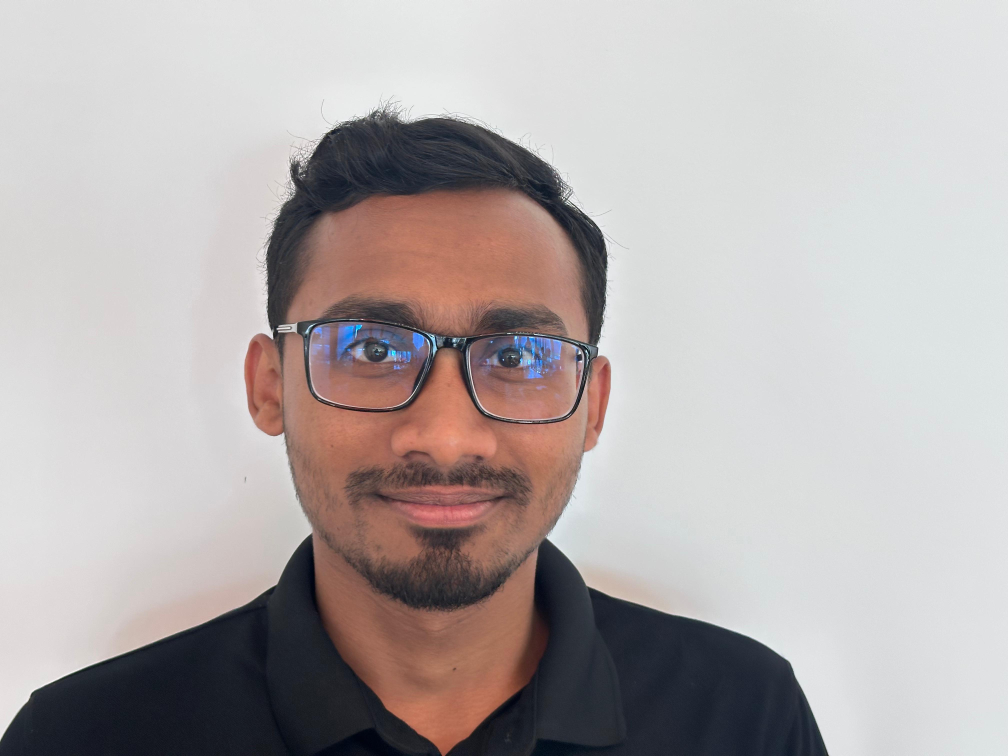
#> input picture Project/Abir/IMG-20250702-WA0214.jpg, 4032 x 3024 px, found by its file name (shown at 1/4 size)
$ python Updated_facial_recoginization.py
#> lines starting #> are read from the running program, lines starting #| are printed output that depends on the picture
import cv2
import os
import numpy as np
import time
import pyttsx3
import pickle
import threading
import queue

frame_count = 0
detect_every_n_frames = 5

model_path = "trained_model.yml"
label_dict_path = "label_dict.pkl"

# Path to dataset folder
dataset_path = r"D:\MECH\PYTHON\Engineering-teamwork---Rover\Project"

# === TTS SETUP ===
speak_queue = queue.Queue()

def tts_worker():
    engine = pyttsx3.init()
    while True:
        name = speak_queue.get()
        if name is None:
            break  # Exit on sentinel
        engine.say(name)
        engine.runAndWait()
        speak_queue.task_done()

tts_thread = threading.Thread(target=tts_worker, daemon=True)
tts_thread.start()

def get_images_and_labels(path):
    faces = []
    labels = []
    label_dict = {}
    current_label = 0

    face_cascade = cv2.CascadeClassifier(cv2.data.haarcascades + 'haarcascade_frontalface_default.xml')

    for person_name in os.listdir(path):
        person_path = os.path.join(path, person_name)
        if not os.path.isdir(person_path):
            continue

        label_dict[current_label] = person_name
        print(f"Processing {person_name}...")

        for img_name in os.listdir(person_path):
            img_path = os.path.join(person_path, img_name)
            img = cv2.imread(img_path, cv2.IMREAD_GRAYSCALE)
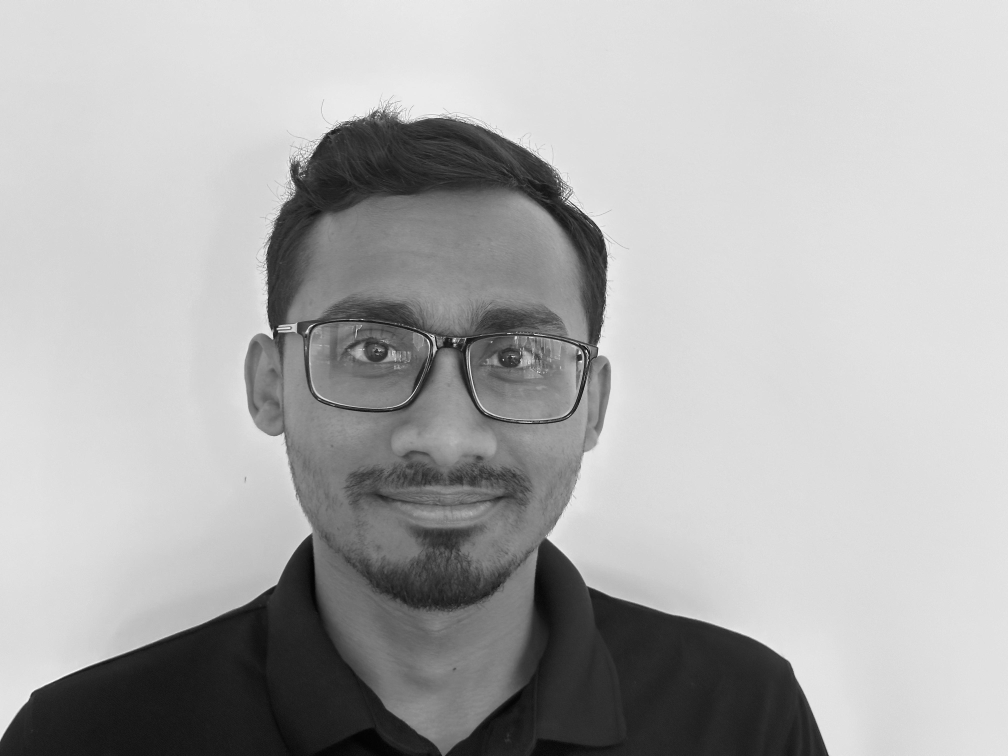
#> img: shape (3024, 4032) (shown at 1/4 size); min 0, max 255, mean 174.2

            if img is None:
                continue

            detected_faces = face_cascade.detectMultiScale(
                img, scaleFactor=1.1, minNeighbors=3, minSize=(30, 30))
#> detected_faces = [[951, 736, 1619, 1619]]

            if len(detected_faces) > 0:
                (x, y, w, h) = detected_faces[0]
#> x = 951; y = 736; w = 1619; h = 1619
                face = img[y:y+h, x:x+w]
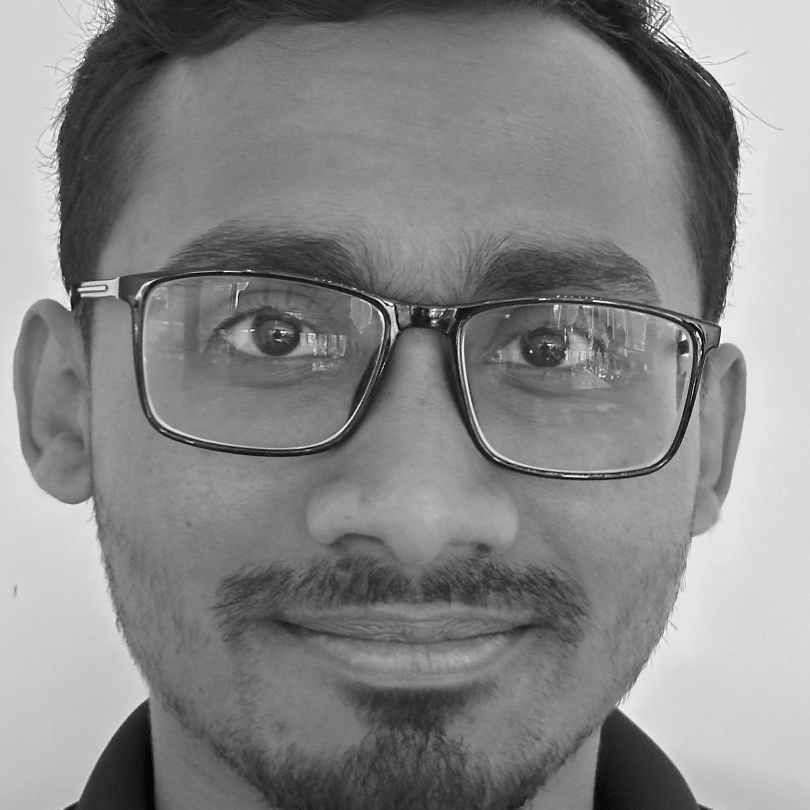
#> face: shape (1619, 1619) (shown at 1/2 size); min 0, max 255, mean 134.1
                face = cv2.resize(face, (200, 200))
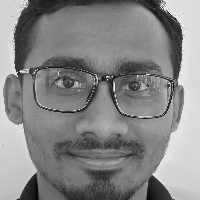
#> face: shape (200, 200); min 1, max 253, mean 134
                face = cv2.equalizeHist(face)
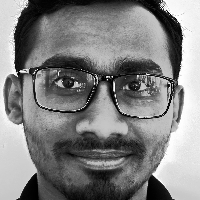
#> face: shape (200, 200); min 0, max 255, mean 128.5
                faces.append(face)
                labels.append(current_label)

        current_label += 1
#> current_label = 1

    return faces, np.array(labels), label_dict

# Load dataset
print("Loading training data...")
if os.path.exists(model_path) and os.path.exists(label_dict_path):
    print("Loading existing trained model...")
    recognizer = cv2.face.LBPHFaceRecognizer_create()
    recognizer.read(model_path)

    with open(label_dict_path, "rb") as f:
        label_dict = pickle.load(f)
else:
    print("Training model for the first time...")
    faces, labels, label_dict = get_images_and_labels(dataset_path)

    if len(faces) == 0:
        print("ERROR: No faces found in training data!")
        exit()

    recognizer = cv2.face.LBPHFaceRecognizer_create()
    recognizer.train(faces, labels)
    recognizer.save(model_path)

    with open(label_dict_path, "wb") as f:
        pickle.dump(label_dict, f)

# Initialize camera
cap = cv2.VideoCapture(1)
cap.set(cv2.CAP_PROP_FRAME_WIDTH, 800)
cap.set(cv2.CAP_PROP_FRAME_HEIGHT, 600)
cap.set(cv2.CAP_PROP_FPS, 60)

# Load face cascade
face_cascade = cv2.CascadeClassifier(cv2.data.haarcascades + 'haarcascade_frontalface_default.xml')

# Detection tuning
scaleFactor = 1.05
minNeighbors = 3
minSize = (50, 50)

# TTS cooldown
last_spoken = ""
last_spoken_time = 0
speak_cooldown = 3  # seconds

# Main loop
print("Starting recognition. Press 'q' to quit...")
frame_count = 0
detect_interval = 5
last_detection = None

while True:
    ret, frame = cap.read()
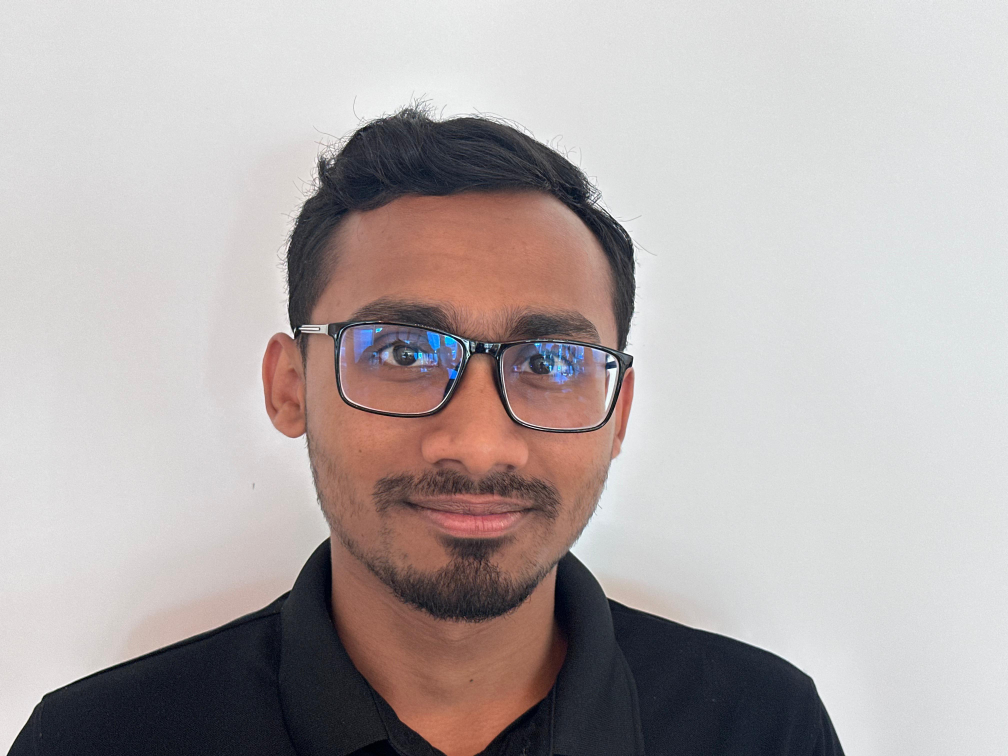
#> input picture Project/Abir/IMG-20250702-WA0217.jpg, 4032 x 3024 px, given in place of the camera (shown at 1/4 size)
#> frame is the input picture: shape (3024, 4032, 3); mean B, G, R 172.2, 172.9, 181.1
    if not ret:
        print("Frame capture error")
        break

    gray = cv2.cvtColor(frame, cv2.COLOR_BGR2GRAY)
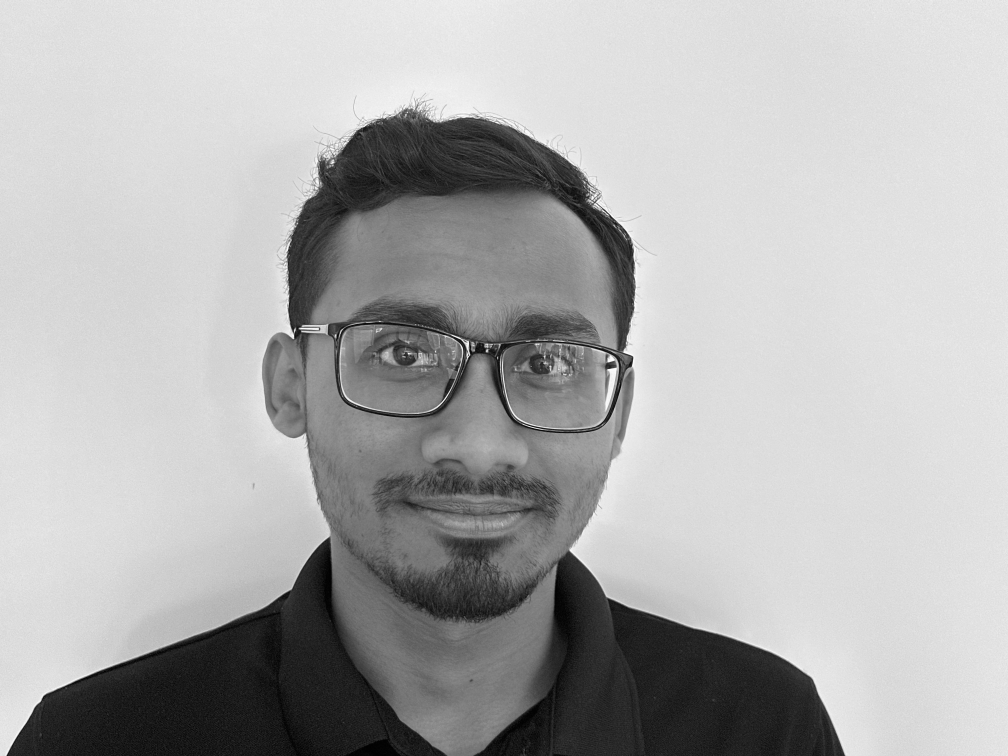
#> gray: shape (3024, 4032) (shown at 1/4 size); min 0, max 255, mean 175.2

    frame_count += 1

    if frame_count % detect_interval == 0:
        small_gray = cv2.resize(gray, (0, 0), fx=0.5, fy=0.5)
        detected_faces = face_cascade.detectMultiScale(
            small_gray,
            scaleFactor=scaleFactor,
            minNeighbors=minNeighbors,
            minSize=(int(minSize[0] * 0.5), int(minSize[1] * 0.5))
        )
        if len(detected_faces) > 0:
            (x, y, w, h) = detected_faces[0]
            x, y, w, h = [int(val * 2) for val in (x, y, w, h)]
            last_detection = (x, y, w, h)

    if last_detection is not None:
        x, y, w, h = last_detection
        roi = gray[y:y+h, x:x+w]
        if roi.size > 0:
            face_roi = cv2.resize(roi, (200, 200))
            face_roi = cv2.equalizeHist(face_roi)

            label, confidence = recognizer.predict(face_roi)

            if confidence < 70:
                name = label_dict.get(label, "Unknown")
                color = (0, 255, 0)
                if name != last_spoken or time.time() - last_spoken_time > speak_cooldown:
                    speak_queue.put(name)
                    last_spoken = name
                    last_spoken_time = time.time()
            else:
                name = "Unknown"
                color = (0, 0, 255)

            cv2.rectangle(frame, (x, y), (x + w, y + h), color, 2)
            cv2.putText(frame, name, (x, y - 10), cv2.FONT_HERSHEY_SIMPLEX, 0.8, color, 2)

    cv2.imshow('Face Recognition', frame)

    if cv2.waitKey(1) == ord('q'):
#> (key q is pressed here)
        break

cap.release()
cv2.destroyAllWindows()

# Gracefully stop the TTS thread
speak_queue.put(None)
tts_thread.join()
